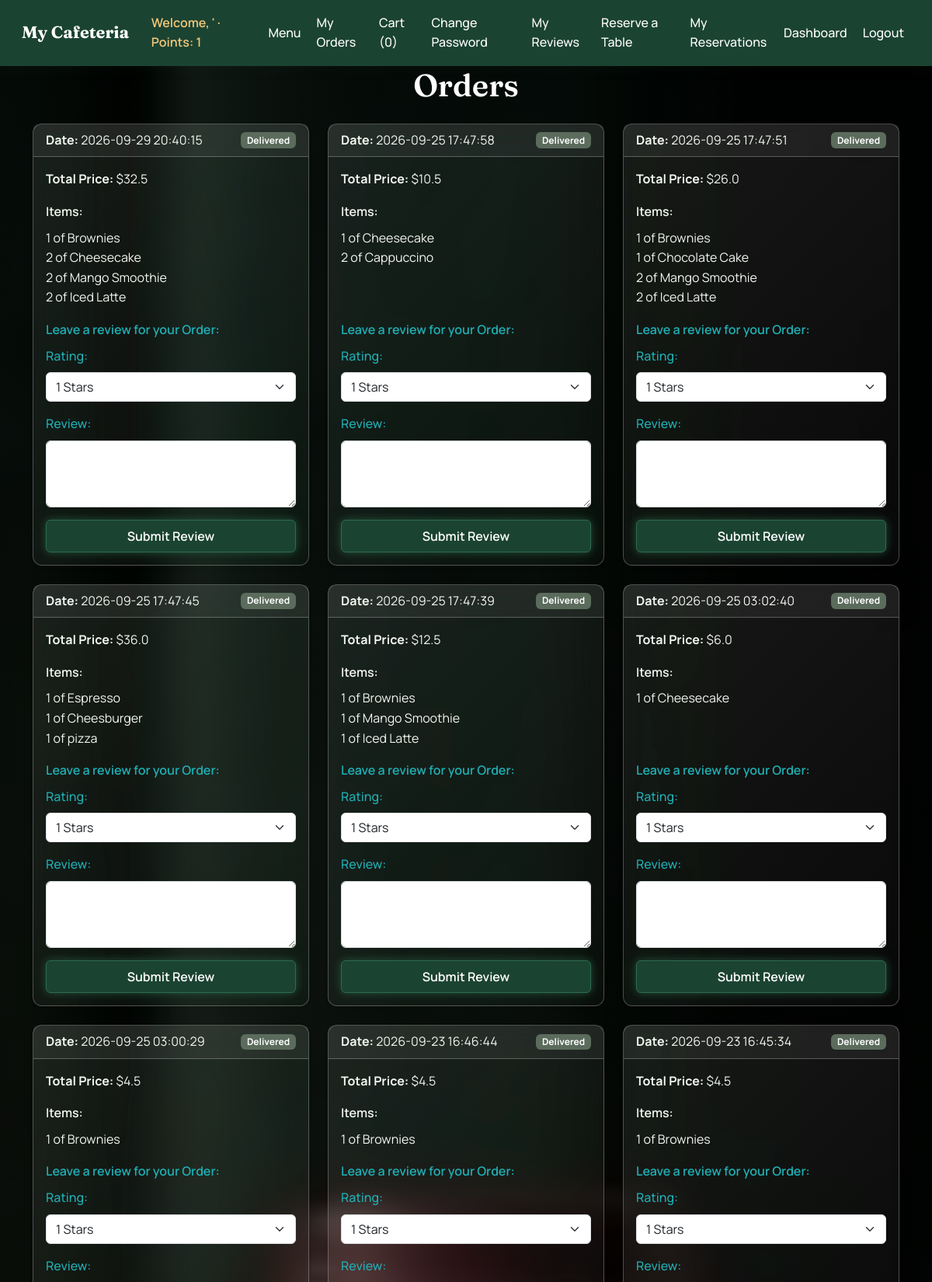
/reviews (signed in, upper part), run on the app's committed database.
### tables this page shows
CREATE TABLE orders (
    id INTEGER PRIMARY KEY AUTOINCREMENT,
    user_id INTEGER NOT NULL,
    total_price REAL NOT NULL CHECK(total_price >= 0),
    status TEXT NOT NULL CHECK(status IN ('pending', 'preparing', 'completed', 'delivered')),
    created_at DATETIME DEFAULT CURRENT_TIMESTAMP,
    reviewed BOOLEAN DEFAULT FALSE CHECK(reviewed IN (TRUE, FALSE)),
    FOREIGN KEY (user_id) REFERENCES users(id)
);

CREATE TABLE order_items (
    id INTEGER PRIMARY KEY AUTOINCREMENT,
    order_id INTEGER NOT NULL,
    menu_item_id INTEGER NOT NULL,
    quantity INTEGER NOT NULL CHECK(quantity > 0),
    price REAL NOT NULL CHECK(price >= 0),
    created_at DATETIME DEFAULT CURRENT_TIMESTAMP,
    FOREIGN KEY (order_id) REFERENCES orders(id),
    FOREIGN KEY (menu_item_id) REFERENCES menu_items(id)
);

CREATE TABLE menu_items (
    id INTEGER PRIMARY KEY AUTOINCREMENT,
    name TEXT NOT NULL unique,
    description TEXT,
    price REAL NOT NULL CHECK(price >= 0),
    category TEXT NOT NULL CHECK(category IN ('main', 'drinks', 'dessert')),
    created_at DATETIME DEFAULT CURRENT_TIMESTAMP,
    is_available BOOLEAN DEFAULT TRUE CHECK(is_available IN (TRUE, FALSE))
);

### app.py (the view)
@app.route("/reviews")
@login_required
def reviews():
    user_id = session.get('user_id')
    orders = db.execute("SELECT * FROM orders WHERE user_id = ? AND status IN ('delivered') AND not reviewed" , user_id)
    for order in orders:
        order_items = db.execute("SELECT menu_items.name, order_items.price, order_items.quantity FROM order_items JOIN menu_items ON order_items.menu_item_id = menu_items.id WHERE order_items.order_id = ?", order['id'])
        order['items'] = order_items
    return render_template("reviews.html", orders=sorted(orders, key=lambda x: x['created_at'], reverse=True), stars=stars)

### app.py (called while the page is built)
@app.context_processor
def inject_flash_helpers():
    def flash_class(category):
        mapping = {
            "success": "success",
            "warning": "warning",
            "info": "info",
            "danger": "danger",
            "error": "danger",
        }
        return mapping.get(category or "", "info")
    def format_price(value):
        formatted = f"{float(value):.2f}"
        return formatted.rstrip("0").rstrip(".")
    return {"flash_class": flash_class, "format_price": format_price}

def login_required(func):
    @wraps(func)
    def decorator(*args, **kwargs):
        if session.get("user_id") is None:
            flash('you need to login first!', 'warning')
            return redirect("/login")
        return func(*args, **kwargs)
    return decorator

### templates/reviews.html (shortened to what this page needs)
{% extends "base.html" %}
{% block content %}
<div class="container orders-page">
    <h1 class="mb-4 text-center">Orders</h1>
    {% if orders %}
        <div class="row g-4">
            {% for order in orders %}
                <div class="col-12 col-md-6 col-lg-4">
                    <div class="card h-100 shadow-sm order-summary-card">
                        <div class="card-header d-flex justify-content-between align-items-center">
                            <span class="order-date"><strong>Date:</strong> {{ order.created_at }}</span>
                            <span class="badge bg-secondary">{{ order.status|capitalize }}</span>
                        </div>
                        <div class="card-body d-flex flex-column">
                            <p class="mb-3"><strong>Total Price:</strong> ${{ order.total_price }}</p>
                            <p class="fw-semibold mb-2">Items:</p>
                            <ul class="list-unstyled order-items-list mb-3">
                                {% for item in order['items'] %}
                                    <li class="order-item-line">{{item['quantity']}} of {{ item['name'] }}</li>
                                {% endfor %}
                            </ul>
                            <form action="/submit_review" method="POST" class="review-form mt-auto">
                                <label for="review" class="form-label fw-semibold">Leave a review for your Order:</label>
                                <div class="mb-3">
                                    <label for="rating" class="form-label">Rating:</label>
                                    <select name="rating" id="rating" class="form-select" required>
                                        {% for star in stars %}
                                            <option value="{{ star }}">{{ star }} Stars</option>
                                        {% endfor %}
                                    </select>
                                </div>
                                <div class="mb-3">
                                    <label for="review" class="form-label">Review:</label>
                                    <textarea name="review" id="review" class="form-control" rows="3"></textarea>
                                </div>
                                <button type="submit" class="btn btn-primary w-100">Submit Review</button>
                            </form>
                        </div>
                    </div>
                </div>
            {% endfor %}
        </div>
    {% else %}
        <p class="text-center text-muted fs-5 py-5 mb-0">You have no orders.</p>
    {% endif %}
</div>
{% endblock %}

### static/style.css (style rules this page uses)
:root { --color-primary: #1B4332; --color-primary-light: #2D6A4F; --color-primary-dark: #0D2818; --color-secondary: #7C9473; --color-secondary-light: #A8BFA0; --color-secondary-dark: #5A7052; --color-background: #0B3541; --color-surface: #C6D4B0; --color-card: #FFFFFF; --color-card-border: #A9BC8E; --color-card-muted: #DDD2B9; --color-navy: #16213E; --color-text: #1C2A20; --color-text-muted: #5B6B5C; --color-text-on-primary: #FFFFFF; --color-accent: #7485b43f; --color-accent-light: #64ca8f94; --color-accent-dark: #3c446b; --color-success: #2B8C55; --color-warning: #C1682F; --color-danger: #B3403A; --color-info: #3E6FA0; --shadow-sm: 0 1px 3px rgba(28, 42, 32, 0.10); --shadow-md: 0 4px 14px rgba(28, 42, 32, 0.16); --radius-sm: 6px; --radius-md: 12px; --font-heading: 'Fraunces', Georgia, serif; --font-body: 'Manrope', -apple-system, BlinkMacSystemFont, "Segoe UI", sans-serif; --glass-bg: linear-gradient(135deg, rgba(255,255,255,0.09), rgba(255,255,255,0.03)); --glass-border: rgba(255, 255, 255, 0.26); --glass-blur: blur(16px) saturate(160%); --glass-shadow: 0 8px 32px rgba(0, 0, 0, 0.35), inset 0 1px 0 rgba(255,255,255,0.14); --glass-shadow-hover: 0 14px 44px rgba(0, 0, 0, 0.45), inset 0 1px 0 rgba(255,255,255,0.18); --color-text-glass: #F3F7F1; --color-text-glass-muted: rgba(243, 247, 241, 0.72); --color-neon: #34E3A1; --color-neon-glow: rgba(52, 227, 161, 0.55); --color-neon-glow-soft: rgba(52, 227, 161, 0.28); --glass-input-bg: rgba(0, 0, 0, 0.28); --glass-input-border: rgba(255, 255, 255, 0.30); --color-label: #20afb4; }
* { box-sizing: border-box; }
body { margin: 0; background-image: linear-gradient(rgba(0, 0, 0, 0.7), rgba(0, 0, 0, 0.7)), url('images/B.jpg'); background-size: cover; background-position: center; background-repeat: no-repeat; background-attachment: fixed; color: var(--color-text-on-primary); font-family: var(--font-body); line-height: 1.6; }
h1, h2, h3, h4, h5, h6 { font-family: var(--font-heading); color: var(--color-text-on-primary); font-weight: 600; line-height: 1.25; }
button, .btn, input[type="submit"] { font-family: var(--font-body); font-weight: 600; border-radius: var(--radius-sm); border: 1px solid var(--color-primary-light); background-color: var(--color-primary); color: var(--color-text-on-primary); padding: 0.5rem 1.1rem; cursor: pointer; box-shadow: 0 0 10px rgba(45, 106, 79, 0.55), 0 0 22px rgba(45, 106, 79, 0.28); transition: background-color 0.15s ease, box-shadow 0.2s ease, border-color 0.2s ease, transform 0.05s ease; }
.btn-primary { background-color: var(--color-primary); border-color: var(--color-primary-light); box-shadow: 0 0 10px rgba(45, 106, 79, 0.55), 0 0 22px rgba(45, 106, 79, 0.28); }
.card { background: var(--glass-bg); border: 1px solid var(--glass-border); border-radius: var(--radius-md); box-shadow: var(--glass-shadow); backdrop-filter: var(--glass-blur); -webkit-backdrop-filter: var(--glass-blur); color: var(--color-text-glass); }
.card-header { background: rgba(255, 255, 255, 0.06); border-bottom: 1px solid var(--glass-border); color: var(--color-text-glass); }
label { font-weight: 500; color: var(--color-label); display: inline-block; margin-bottom: 0.25rem; }
input, select, textarea { font-family: var(--font-body); border: 1px solid var(--color-card-border); border-radius: var(--radius-sm); padding: 0.5rem 0.75rem; background-color: var(--color-card); color: var(--color-text); }
.badge.bg-secondary { background-color: var(--color-text-muted) !important; }

### data on the page
orders: created_at "2026-09-29 20:40:15", status "Delivered", total_price "32.5"
order_items: quantity "1", name "Brownies"
order_items: quantity "2", name "Cheesecake"
order_items: quantity "2", name "Mango Smoothie"
order_items: quantity "2", name "Iced Latte"
orders: created_at "2026-09-25 17:47:58", status "Delivered", total_price "10.5"
order_items: quantity "1", name "Cheesecake"
order_items: quantity "2", name "Cappuccino"
orders: created_at "2026-09-25 17:47:51", status "Delivered", total_price "26.0"
order_items: quantity "1", name "Brownies"
order_items: quantity "1", name "Chocolate Cake"
order_items: quantity "2", name "Mango Smoothie"
order_items: quantity "2", name "Iced Latte"
orders: created_at "2026-09-25 17:47:45", status "Delivered", total_price "36.0"
order_items: quantity "1", name "Espresso"
order_items: quantity "1", name "Cheesburger"
order_items: quantity "1", name "pizza"
orders: created_at "2026-09-25 17:47:39", status "Delivered", total_price "12.5"
order_items: quantity "1", name "Brownies"
order_items: quantity "1", name "Mango Smoothie"
order_items: quantity "1", name "Iced Latte"
orders: created_at "2026-09-25 03:02:40", status "Delivered", total_price "6.0"
order_items: quantity "1", name "Cheesecake"
orders: created_at "2026-09-25 03:00:29", status "Delivered", total_price "4.5"
order_items: quantity "1", name "Brownies"
orders: created_at "2026-09-23 16:46:44", status "Delivered", total_price "4.5"
order_items: quantity "1", name "Brownies"
orders: created_at "2026-09-23 16:45:34", status "Delivered", total_price "4.5"
order_items: quantity "1", name "Brownies"

### other printed values
{{ session['user_name'] }} "'"
{{ session["points"] }} "1"
{{ session['cart']|length if session.get('cart') else 0 }} "0"
form field rating "1 Stars"
